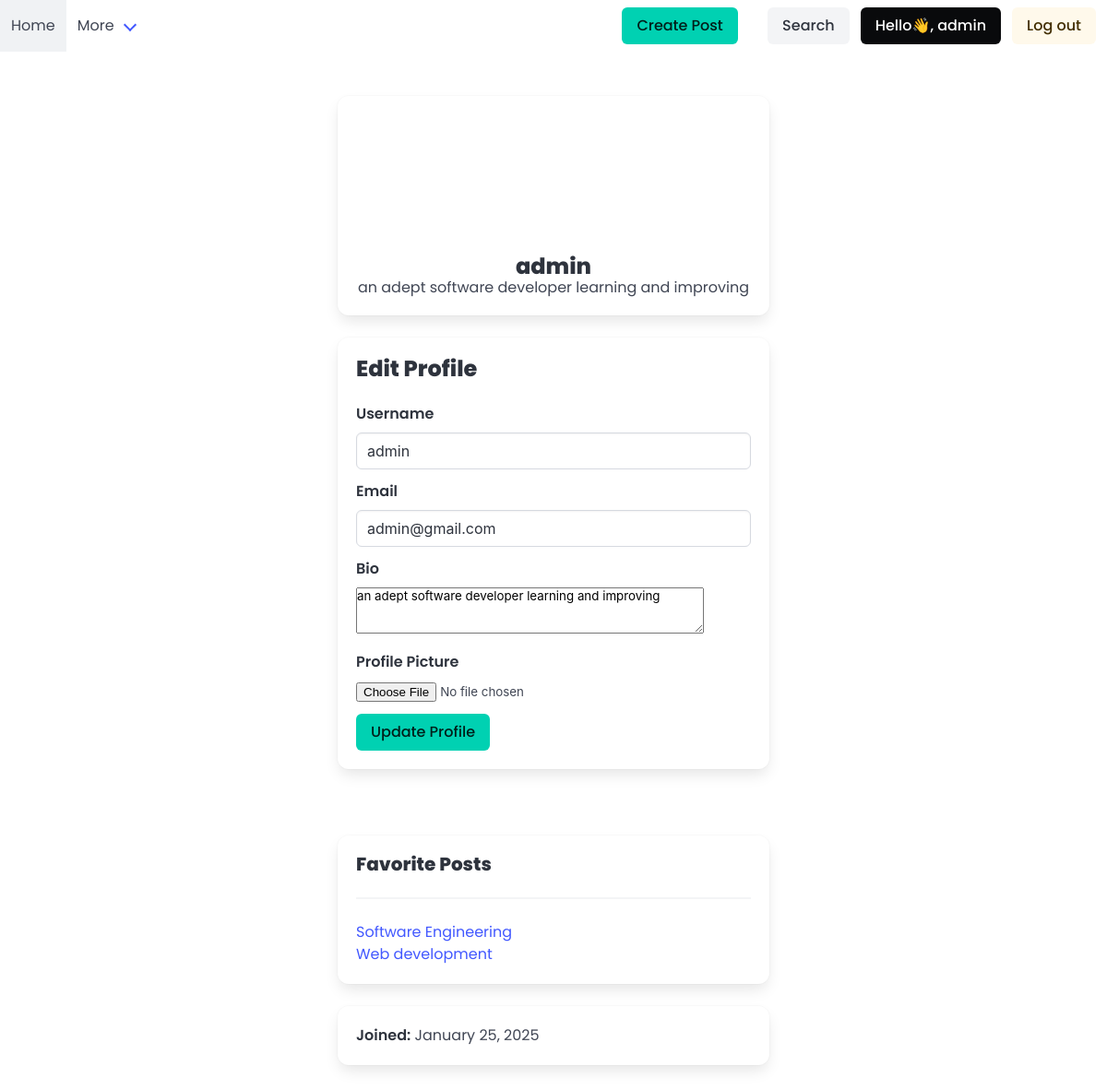
The app's page /accounts/profile (signed in) with its own data.
### accounts/models.py (models this page shows, shortened)
class Profile(models.Model):
    user = models.OneToOneField(User,on_delete=models.CASCADE)
    bio = models.TextField(max_length=500,blank=True)
    picture = models.ImageField(upload_to='uploads/%Y/%m/%d',null=True,blank=True)
    favorite_posts = models.ManyToManyField(Post)
    created = models.DateTimeField(auto_now_add=True)

### base/models.py (models this page shows, shortened)
class Post(models.Model):
    title = models.CharField(max_length=300,verbose_name='Title')
    slug = models.SlugField(unique=True)
    content = RichTextUploadingField(verbose_name='Content')
    author = models.CharField(verbose_name="Created by", default="Anonymous",max_length=200)
    status = models.CharField(choices =STATUS_CHOICES,default='draft',max_length=10,verbose_name='status')
    publication_date = models.DateTimeField(verbose_name='Created',default=now)
    category = models.ForeignKey(Category,on_delete= models.CASCADE,verbose_name='Category')
    picture = models.ImageField(upload_to='uploads/%Y/%m/%d',null=True,blank=True)
    tags = models.ManyToManyField(Tag)
    likes = models.PositiveIntegerField(default=0)
    class Meta:
        verbose_name='Post'
        verbose_name_plural = 'Posts'
    def get_absolute_url(self):
        return reverse("bulletins",args=[self.slug])

### accounts/views.py (the view)
# urls.py: path('profile',views.UserProfile,name='profile'),
def UserProfile(request):
    profile = get_object_or_404(Profile,user=request.user)
    posts = profile.favorite_posts.all()
    if request.method == 'POST':
        user_form = UserForm(request.POST,instance=request.user)
        profile_form = ProfileForm(request.POST,request.FILES,instance=profile)
        if user_form.is_valid() and profile_form.is_valid():
            user_form.save()
            profile_form.save()
            return redirect('profile')
    else:
        user_form = UserForm(instance=request.user)
        profile_form = ProfileForm(instance=profile)
    return render(request,'profile.html',{'profile':profile,"posts":posts,'user_form':user_form,'profile_form':profile_form})

### accounts/forms.py
class UserForm(forms.ModelForm):
    class Meta:
        model = User
        fields = ['username','email']
    def __init__(self, *args, **kwargs):
        super().__init__(*args, **kwargs)
        for field_name, field in self.fields.items():
            field.widget.attrs['class'] = 'input'

class ProfileForm(forms.ModelForm):
    class Meta:
        model = Profile
        fields = ['bio','picture']
        widgets ={
            'bio': forms.Textarea(attrs={'rows': 3}),
        }
        labels ={
            'picture': 'Profile Picture'
        }

### accounts/templates/profile.html (shortened to what this page needs)
{% extends "base.html" %}
{% block content %}
<div class="section">
    <div class="container">
        <div class="columns is-centered">
            <div class="column is-half">
                <div class="box has-text-centered">
                    <figure class="image is-128x128 is-inline-block">
                    </figure>
                    <h1 class="title is-4 mt-4">{{ profile.user.username }}</h1>
                    <p class="subtitle is-6">{{ profile.bio|default:"No bio added yet." }}</p>
                </div>
            </div>
        </div>
        <div class="columns is-centered">
            <div class="column is-half">
                <div class="box">
                    <h2 class="title is-4">Edit Profile</h2>
                    <form method="post" enctype="multipart/form-data">
                        <div class="field">
                            <label class="label">Username</label>
                            <div class="control">
                                {{ user_form.username }}
                            </div>
                        </div>
                        <div class="field">
                            <label class="label">Email</label>
                            <div class="control">
                                {{ user_form.email }}
                            </div>
                        </div>
                        <div class="field">
                            <label class="label">Bio</label>
                            <div class="control">
                                {{ profile_form.bio }}
                            </div>
                        </div>
                        <div class="field">
                            <label class="label">Profile Picture</label>
                            <div class="control">
                                {{ profile_form.picture }}
                            </div>
                        </div>
                        <div class="field">
                            <div class="control">
                                <button type="submit" class="button is-primary">Update Profile</button>
                            </div>
                        </div>
                    </form>
                </div>
            </div>
        </div>
        <div class="columns is-centered mt-6">
            <div class="column is-half">
                <div class="box">
                    <h3 class="title is-5">Favorite Posts</h3>
                    <hr>
                    {% if profile.favorite_posts.exists %}
                        <ul>
                            {% for post in posts.all %}
                                <li>
                                    <a href="{{ post.get_absolute_url }}" class="has-text-link">
                                        {{ post.title }}
                                    </a>
                                </li>
                            {% endfor %}
                        </ul>
                    {% else %}
                        <p class="has-text-grey">No favorite posts yet.</p>
                    {% endif %}
                </div>
                <div class="box">
                    <p class="has-text-grey-dark"><strong>Joined:</strong> {{ profile.created|date:"F j, Y" }}</p>
                </div>
            </div>
        </div>
    </div>
</div>
{% endblock content %}

### templates/navbar.html (shortened to what this page needs)
<nav class="navbar" role="navigation" aria-label="main navigation">
    <div id="navbarBasicExample" class="navbar-menu">
      <div class="navbar-start">
        <a class="navbar-item" href="/">
          Home
        </a>
        <div class="navbar-item has-dropdown is-hoverable">
          <a class="navbar-link">
            More
          </a>
        </div>
      </div>
      <div class="navbar-end">
        <div class="navbar-item">
          <div class="buttons">
         {% if user.is_authenticated and user.is_staff or user.is_superuser %}
                 <a class="button is-primary" href="{% url 'posts' %}">
                Create Post
              </a>
              {% endif %}
            <button id="search-modal-trigger">
              <span class="icon is-small">
              </span>
              <a class="button is-light">
                Search
              </a>
          </button>
              {% if user.is_authenticated %}
              <a class="button is-black" href="{% url 'profile' %}">
                Hello👋,  {{ user.username }}
              </a>
              <a class="button is-warning is-light" href="{% url 'logout' %}">
                Log out
              </a>
            {% endif %}
          </div>
        </div>
      </div>
    </div>
  </nav>

### templates/base.html (style rules this page uses)
body { font-family: 'Poppins', sans-serif; }

### records on screen
Profile: user.username "admin", bio "an adept software developer learning and improving", created "January 25, 2025"
Post: title "Software Engineering"
Post: title "Web development"

### other values on screen
{{ user.username }} "admin"
